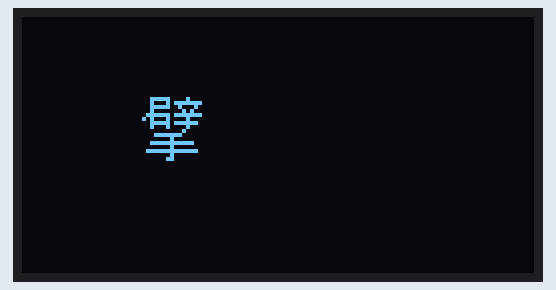
Bench run of a program on a simulated MicroPython board. Shown: 128×64 one-colour display. Library files of the repository ran but are not shown: ssd1306.py. At 0.2 s the program stops and its outputs stay as they are.

Above: at 0.2 s.

The program:

blit.py
```python
# diy12_4.py
#
#  @    @
#
import ssd1306
import framebuf
from machine import I2C, Pin

i2c = I2C(scl='D15', sda='D14', freq=100000)
oled = ssd1306.SSD1306_I2C(128, 64, i2c)

# img = [ 0x00, 0xF8, 0x88, 0x88, 0x88, 0xFF, 0x88, 0x88, 0x88, 0xF8, 0x00, 0x00, 0x00, 0x01, 0x00, 0x00, 0x00, 0x0F, 0x00, 0x00, 0x00, 0x01, 0x00, 0x00 ]
#img = [ 0x08, 0xF4, 0x53, 0x52, 0x56, 0xFA, 0x02, 0x0A, 0x04, 0xF3, 0x52, 0x56, 0x5A, 0xF2, 0x02, 0x00, 0x00, 0xFF, 0x01, 0x01, 0x7D, 0x55, 0x54, 0x54, 0x54, 0x55, 0x7D, 0x01, 0x81, 0xFF, 0x00, 0x00 ]
img = [ 0x20, 0x10, 0xFF, 0x55, 0x55, 0x55, 0xF7, 0x00, 0x52, 0x56, 0x5A, 0xF3, 0x5A, 0x56, 0x12, 0x00, 0x00, 0x20, 0x28, 0x2A, 0x2A, 0x2A, 0xAA, 0xFE, 0x2A, 0x2A, 0x29, 0x28, 0x28, 0x20, 0x00, 0x00 ]
# img = [0x42, 0x61, 0x51, 0x49, 0x46]
#img = [ 0x02, 0x02, 0x72, 0x4E, 0x42, 0x42, 0x42, 0x42, 0x42, 0xC2, 0x02, 0x00, 0x00, 0x00, 0x00, 0x00, 0x00, 0x00, 0x08, 0x08, 0x08, 0x07, 0x00, 0x00 ]
# img = [ 0x02, 0x02, 0x02, 0x02, 0x02, 0xFE, 0x02, 0x02, 0x02, 0x02, 0x02, 0x00, 0x00, 0x00, 0x00, 0x08, 0x08, 0x0F, 0x00, 0x00, 0x00, 0x00, 0x00, 0x00 ]
#img = [ 0x00, 0x40, 0xe0, 0x58, 0x40, 0xe0, 0x58, 0x40, 0x40, 0x02, 0x1a, 0x07, 0x02, 0x1a, 0x07, 0x02, 0x02, 0x00, 0x00, 0x00, 0x00, 0x00, 0x00, 0x00, 0x00, 0x00, 0x00 ]
#img = [ 0x00, 0x32, 0x49, 0x79, 0x41, 0x3E, 0x00, 0x00 ]
# img =[ 0x38, 0x44, 0x04, 0x34, 0x54, 0x54, 0x38, 0x00 ]
buffer = bytearray(img)

fb = framebuf.FrameBuffer(buffer, 16, 16, framebuf.MONO_VLSB)
# fb = framebuf.FrameBuffer(buffer, 12, 12, framebuf.MONO_VLSB)
# fb = framebuf.FrameBuffer(buffer, 8, 8, framebuf.MONO_VLSB)
# fb = framebuf.FrameBuffer(buffer, 8, 8, framebuf.MONO_HLSB)
oled.fill(0)
oled.blit(fb, 30, 20)
# oled.blit(fb, 90, 20)

oled.show()
```
